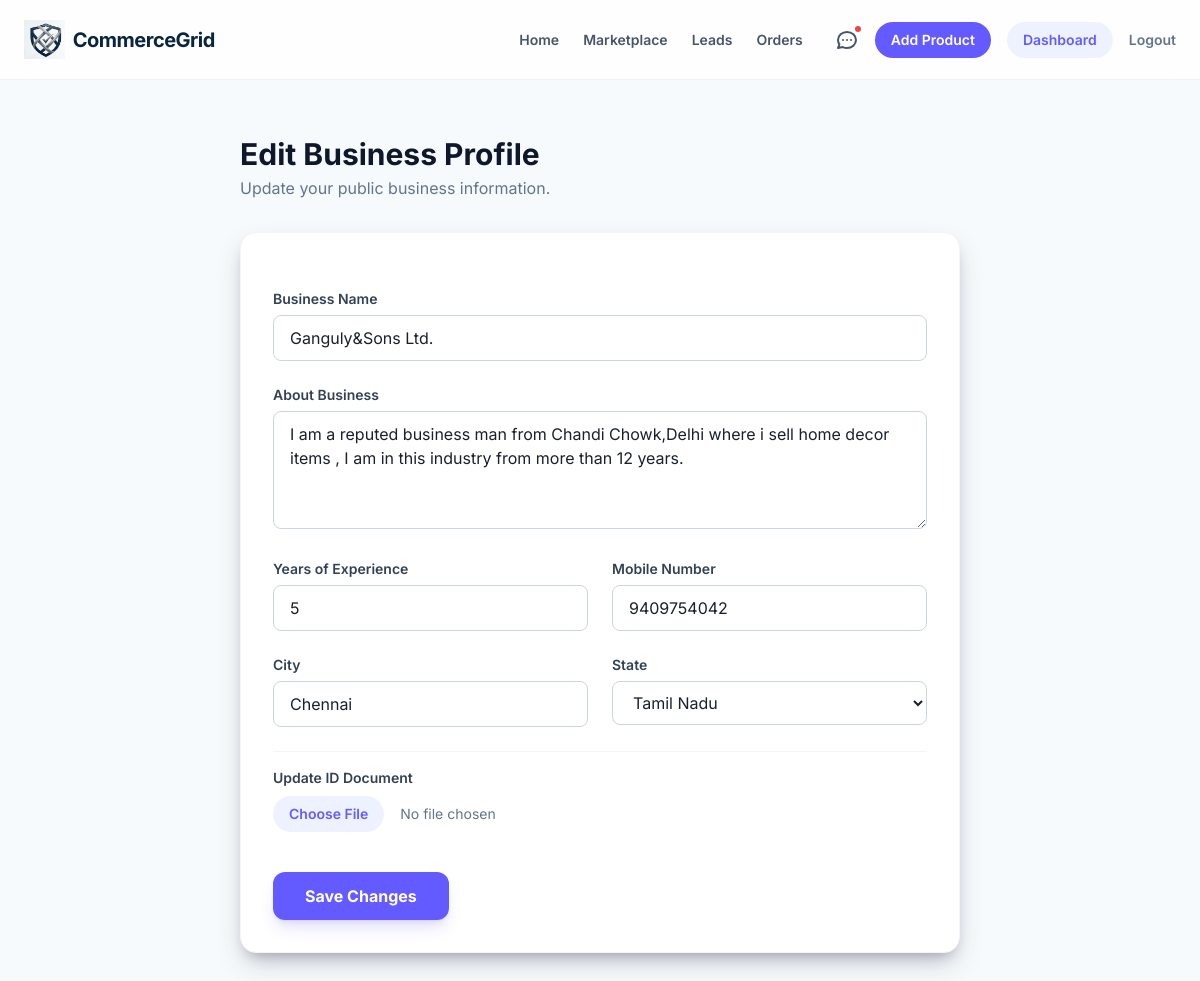
The page /accounts/edit-dealer-profile/ (signed in) on the database its author committed.
### accounts/models.py (models this page shows, shortened)
class Profile(models.Model):
    STATE_CHOICES = [
        ('AN', 'Andaman & Nicobar'),
        ('AP', 'Andhra Pradesh'),
        ('AR', 'Arunachal Pradesh'),
        ('AS', 'Assam'),
        ('BR', 'Bihar'),
        ('CG', 'Chhattisgarh'),
        ('DL', 'Delhi'),
        ('GA', 'Goa'),
        ('GJ', 'Gujarat'),
        ('HR', 'Haryana'),
        ('HP', 'Himachal Pradesh'),
        ('JH', 'Jharkhand'),
        ('KA', 'Karnataka'),
        ('KL', 'Kerala'),
        ('MP', 'Madhya Pradesh'),
        ('MH', 'Maharashtra'),
        ('OR', 'Odisha'),
        ('PB', 'Punjab'),
        ('RJ', 'Rajasthan'),
        ('TN', 'Tamil Nadu'),
        ('TS', 'Telangana'),
        ('UP', 'Uttar Pradesh'),
        ('UK', 'Uttarakhand'),
        ('WB', 'West Bengal'),
    ]
    ROLE_CHOICES = (
        ('buyer', 'Buyer'),
        ('seller', 'Seller'),
        ('both', 'Buyer & Seller'),
    )
    user = models.OneToOneField(User, on_delete=models.CASCADE)
    role = models.CharField(max_length=10, choices=ROLE_CHOICES)
    phone = models.CharField(max_length=15, blank=True)
    city = models.CharField(max_length=100, blank=True)
    state = models.CharField(max_length=5, choices=STATE_CHOICES, blank=True)
    pincode = models.CharField(max_length=10, blank=True)
    business_name = models.CharField(max_length=200, blank=True)
    about = models.TextField(blank=True)
    experience_years = models.PositiveIntegerField(default=0)
    verification_status = models.CharField(
        max_length=20,
        choices=[
            ('pending', 'Pending'),
            ('under_review', 'Under Review'),
            ('approved', 'Approved'),
            ('rejected', 'Rejected'),
        ],
        default='pending'
    )
    is_verified = models.BooleanField(default=False)
    created_at = models.DateTimeField(auto_now_add=True)

### accounts/views.py (the view, shortened to what this page needs)
# urls.py: path('edit-dealer-profile/', views.edit_dealer_profile, name='edit_dealer_profile'),
@login_required
def edit_dealer_profile(request):
    profile = request.user.profile
    if profile.role not in ["seller", "both"]:
        return redirect("core:home")
    return render(request, "accounts/edit_dealer_profile.html", {
        "profile": profile,
        "state_choices": Profile.STATE_CHOICES,  # ✅ ADD THIS
    })

### templates/accounts/edit_dealer_profile.html (shortened to what this page needs)
{% extends "base.html" %}
{% block content %}
<div class="max-w-3xl mx-auto px-6 py-10">
    <div class="mb-8">
        <h2 class="text-3xl font-bold text-slate-900">Edit Business Profile</h2>
        <p class="text-slate-500 mt-1">Update your public business information.</p>
    </div>
    <form method="POST" enctype="multipart/form-data" class="bg-white p-8 rounded-2xl shadow-card border border-slate-100 space-y-6">
      <div>
        <label class="block text-sm font-semibold text-slate-700 mb-1.5">Business Name</label>
        <input name="business_name" value="{{ profile.business_name }}"
               class="w-full border border-slate-300 rounded-lg px-4 py-2.5 focus:ring-2 focus:ring-[#635BFF] focus:border-transparent outline-none transition">
      </div>
      <div>
        <label class="block text-sm font-semibold text-slate-700 mb-1.5">About Business</label>
        <textarea name="about" rows="4"
                  class="w-full border border-slate-300 rounded-lg px-4 py-2.5 focus:ring-2 focus:ring-[#635BFF] focus:border-transparent outline-none transition">{{ profile.about }}</textarea>
      </div>
      <div class="grid grid-cols-1 md:grid-cols-2 gap-6">
          <div>
            <label class="block text-sm font-semibold text-slate-700 mb-1.5">Years of Experience</label>
            <input type="number" name="experience_years" value="{{ profile.experience_years }}"
                   class="w-full border border-slate-300 rounded-lg px-4 py-2.5 focus:ring-2 focus:ring-[#635BFF] focus:border-transparent outline-none transition">
          </div>
          <div>
            <label class="block text-sm font-semibold text-slate-700 mb-1.5">Mobile Number</label>
            <input name="phone" value="{{ profile.phone }}"
                   class="w-full border border-slate-300 rounded-lg px-4 py-2.5 focus:ring-2 focus:ring-[#635BFF] focus:border-transparent outline-none transition">
          </div>
      </div>
      <div class="grid grid-cols-1 md:grid-cols-2 gap-6">
          <div>
            <label class="block text-sm font-semibold text-slate-700 mb-1.5">City</label>
            <input name="city" value="{{ profile.city }}"
                   class="w-full border border-slate-300 rounded-lg px-4 py-2.5 focus:ring-2 focus:ring-[#635BFF] focus:border-transparent outline-none transition">
          </div>
          <div>
            <label class="block text-sm font-semibold text-slate-700 mb-1.5">State</label>
            <select name="state" class="w-full border border-slate-300 rounded-lg px-4 py-2.5 focus:ring-2 focus:ring-[#635BFF] focus:border-transparent outline-none bg-white transition">
              {% for code, name in state_choices %}
                <option value="{{ code }}" {% if profile.state == code %}selected{% endif %}>{{ name }}</option>
              {% endfor %}
            </select>
          </div>
      </div>
      <div class="pt-4 border-t border-slate-100">
          <label class="block text-sm font-semibold text-slate-700 mb-2">Update ID Document</label>
          <input type="file" name="id_document" class="block w-full text-sm text-slate-500 file:mr-4 file:py-2 file:px-4 file:rounded-full file:border-0 file:text-sm file:font-semibold file:bg-indigo-50 file:text-[#635BFF] hover:file:bg-indigo-100">
      </div>
      <div class="pt-4">
          <button class="bg-[#635BFF] text-white px-8 py-3 rounded-xl font-bold hover:bg-[#544DDF] shadow-lg shadow-indigo-500/20 transition transform hover:-translate-y-0.5">
            Save Changes
          </button>
      </div>
    </form>
</div>
{% endblock %}

### templates/base.html (style rules this page uses)
body { background-color: #F7FAFC; color: #1A202C; }

### rows shown on the page
Profile: business_name "Ganguly&Sons Ltd.", about "I am a reputed business man from Chandi Chowk,Delhi where i sell home decor items , I am in this industry from more than 12 years.", experience_years "5", phone "9409754042", city "Chennai", state "Tamil Nadu"
